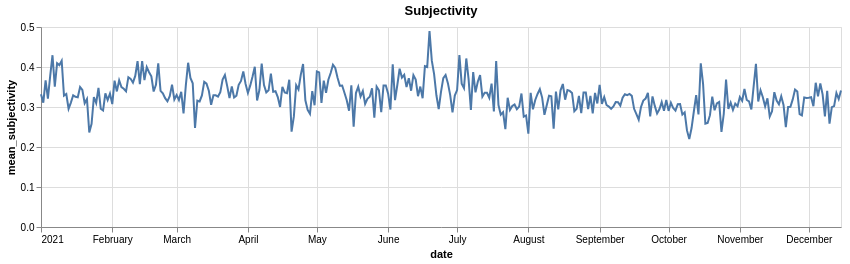

Vega-Lite specification for this chart:
### Vega-Lite specification from a JSON file in a GitHub repository (floating-point values rounded to 4 significant figures; data arrays with more than 128 entries replaced by an {"elided": "..."} marker saying what was removed)
{"config": {"view": {"continuousWidth": 400, "continuousHeight": 300}}, "data": {"name": "data-a87563edde0280053a2677bed618c0b1"}, "mark": "line", "encoding": {"x": {"type": "temporal", "field": "date"}, "y": {"type": "quantitative", "field": "mean_subjectivity"}}, "height": 200, "title": "Subjectivity", "width": 800, "$schema": "https://vega.github.io/schema/vega-lite/v4.8.1.json", "datasets": {"data-a87563edde0280053a2677bed618c0b1": {"elided": "349 records"}}}
